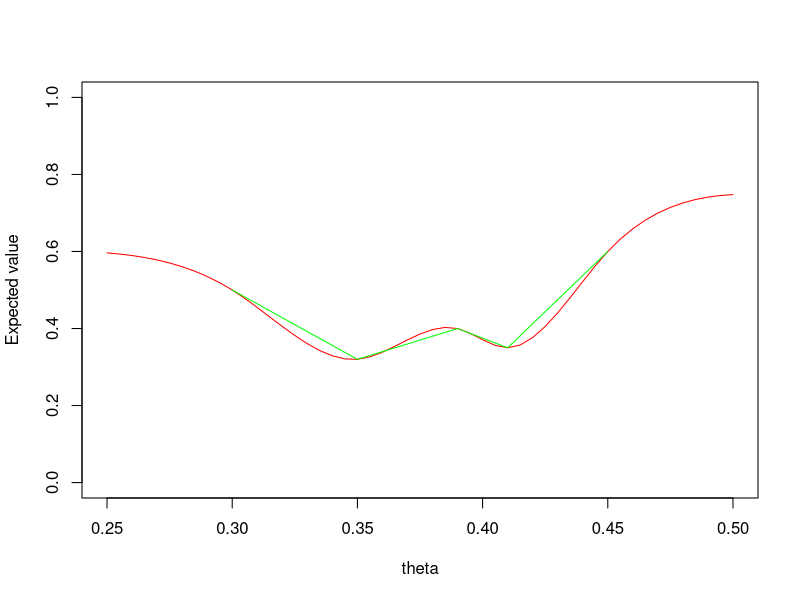

R code for this plot:
# array of thetas from 0.25 to 0.5 in steps of 0.005
theta <- seq(0.25, 0.5, length.out = 51)

theta_0 <- c(0.3, 0.35, 0.39, 0.41, 0.45)
x_0 <- c(0.5, 0.32, 0.4, 0.35, 0.6)
var <- 0.5**2
# make array of 0.5 same length as theta
e_theta <- rep(0.5, length(theta))

# define function of variance
variance <- function(theta_1, theta_2) {
    return((1 + 15 * abs(theta_1 - theta_2)) * exp(-15 * abs(theta_1 - theta_2))/var)
}

# calculate variance matrix for theta
var_matrix_theta <- outer(theta, theta, variance)
var_matrix_theta_0 <- outer(theta_0, theta_0, variance)
var_matrix_com <- outer(theta, theta_0, variance)

expected <- e_theta + var_matrix_com %*% solve(var_matrix_theta_0) %*% (x_0 - rep(0.5, length(theta_0)))
var_exp <- var_matrix_theta - var_matrix_com %*% solve(var_matrix_theta_0) %*% t(var_matrix_com)

# plot
plot(theta, expected, col = "red", type = "l", xlab = "theta", ylab = "Expected value", ylim = c(0, 1))
lines(theta_0, x_0, col = "green", pch = 19)
